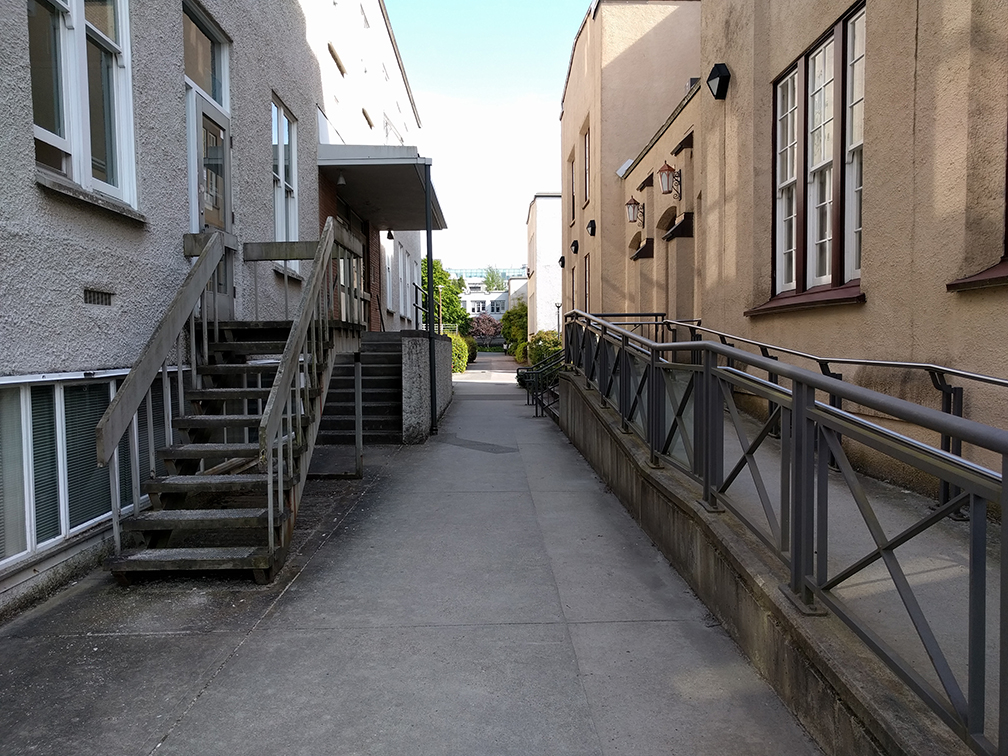
#> input picture town.jpg, 1008 x 756 px
$ python fractal_demension.py
#> lines starting #> are read from the running program, lines starting #| are printed output that depends on the picture; after the words box and inside, x2 and y2 are one past the last pixel; in counts of white or black regions, pixels touching at a corner belong together; long printed decimals are rounded
#> further down, I is the input picture: shape (756, 1008, 3); mean R, G, B 110.2, 107, 105.2
import numpy as np
import matplotlib.pyplot as plt


def get_threshold(Z: np.ndarray):
    return Z.mean()

def rgb2gray(rgb):
    r, g, b = rgb[:,:,0], rgb[:,:,1], rgb[:,:,2]
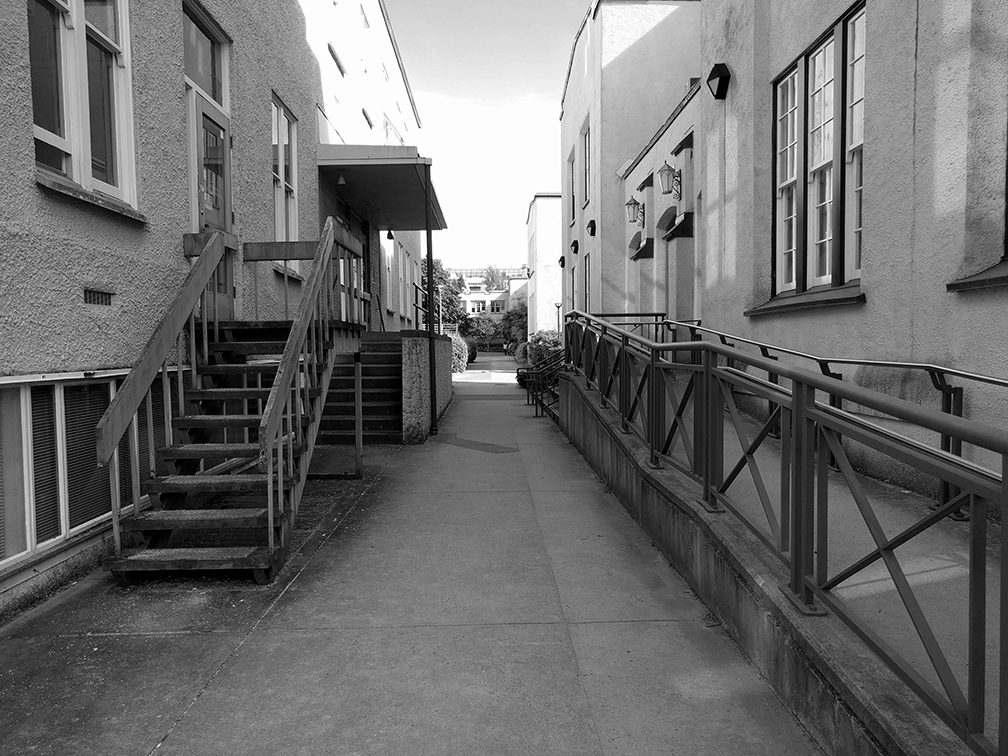
#> r: shape (756, 1008); min 0, max 255, mean 110.2
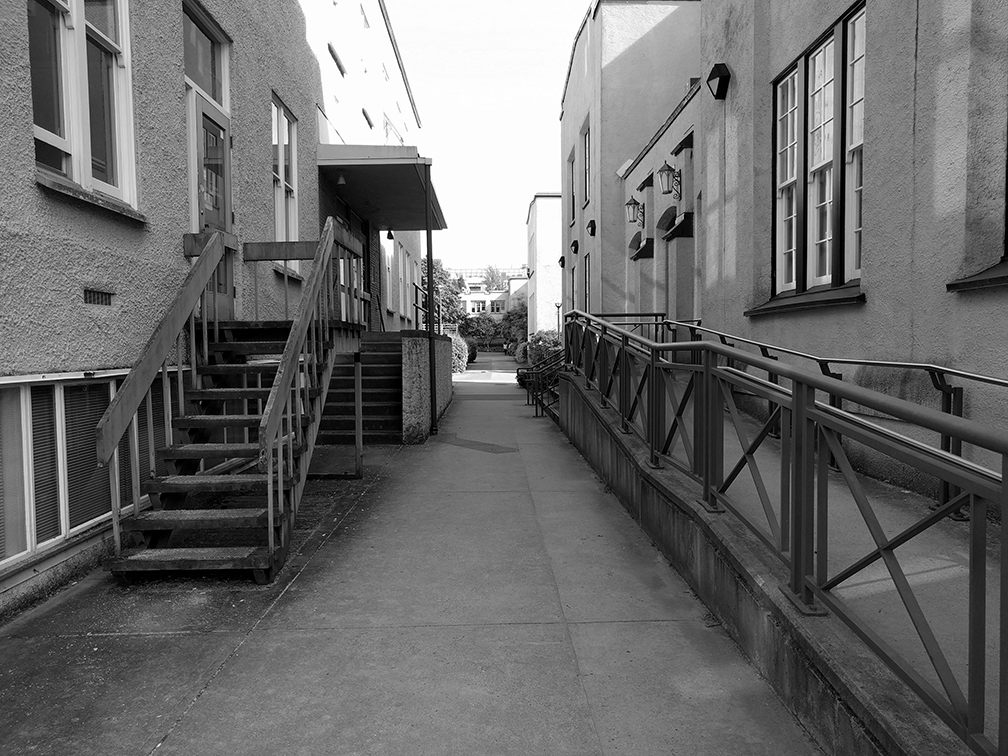
#> g: shape (756, 1008); min 0, max 255, mean 107
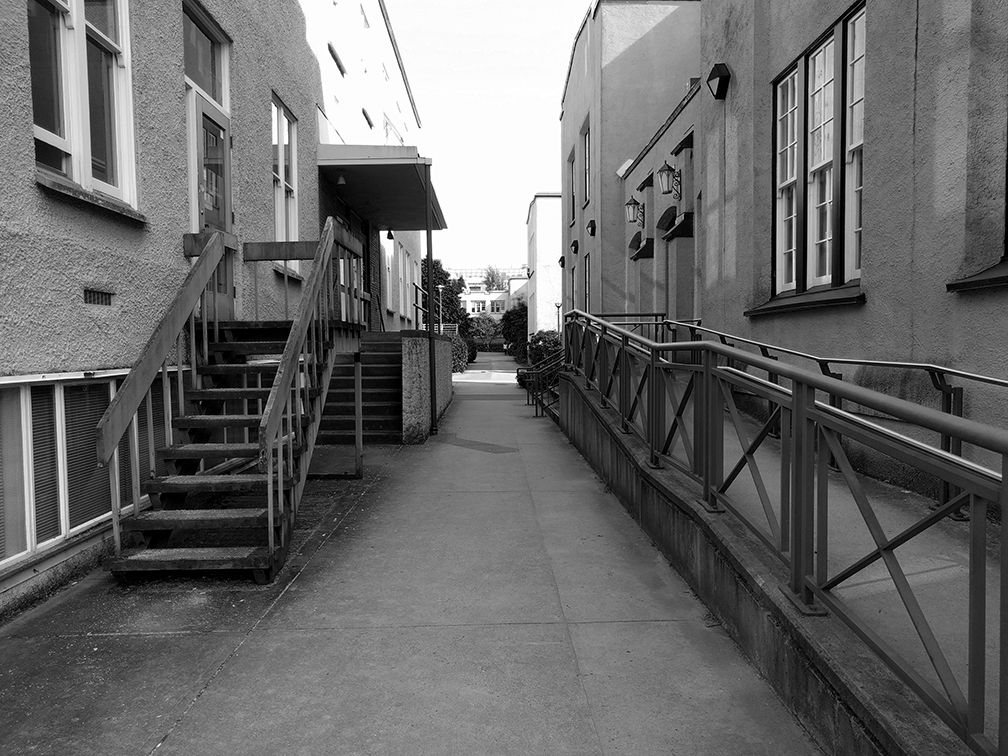
#> b: shape (756, 1008); min 0, max 255, mean 105.2
    gray = 0.2989 * r + 0.5870 * g + 0.1140 * b
    return gray

def fractal_dimension(Z: np.ndarray):
    # Only for 2d image
    assert (len(Z.shape) == 2)

    def boxcount(Z: np.ndarray, k: int):
        S = np.add.reduceat(
            np.add.reduceat(Z, np.arange(0, Z.shape[0], k), axis=0),
            np.arange(0, Z.shape[1], k), axis=1)

        # We count non-empty (0) and non-full boxes (k*k)
        return len(np.where((S > 0) & (S < k * k))[0])

    # Transform Z into a binary array
    Z = (Z < get_threshold(Z))
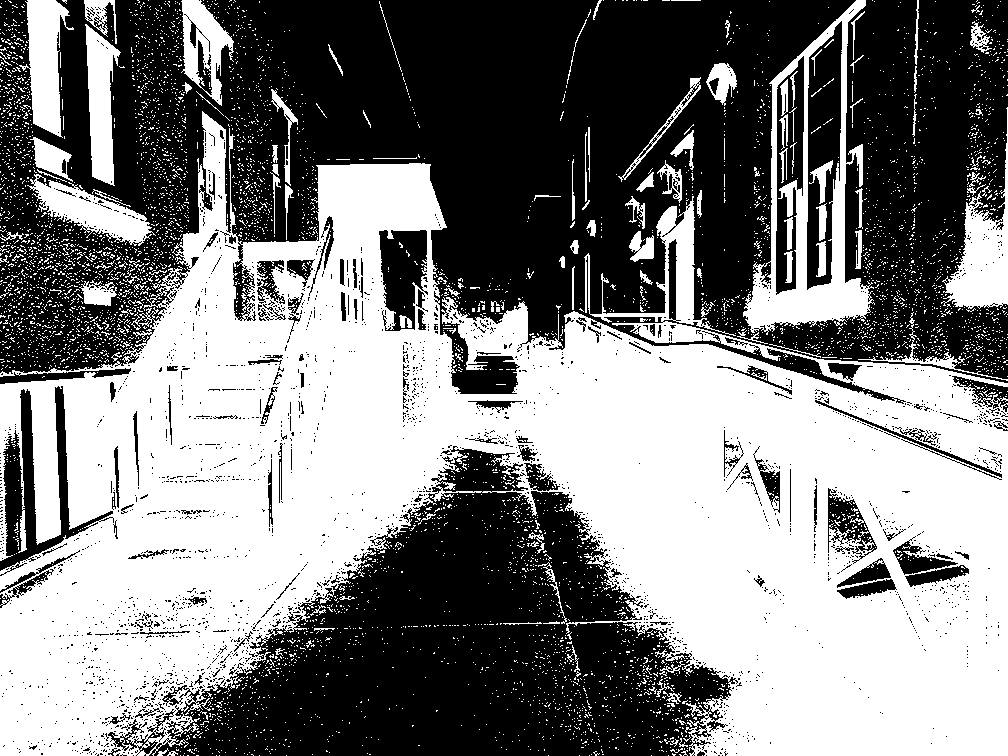
#> Z: shape (756, 1008) bool; 50% white; 5843 white regions (5713 under 20 px), largest, box (x1, y1, x2, y2) and area: (0, 111, 1008, 756) 323768, (743, 0, 875, 335) 11412, (941, 107, 1008, 309) 4842

    # Minimal dimension of image
    p = min(Z.shape)
#> p = 756

    # Greatest power of 2 less than or equal to p
    n = 2 ** np.floor(np.log(p) / np.log(2))
#> n = 512

    # Extract the exponent
    n = int(np.log(n) / np.log(2))
#> n = 9

    # Build successive box sizes (from 2**n down to 2**1)
    sizes = 2 ** np.arange(n, 1, -1)
#> sizes = [512, 256, 128, 64, 32, 16, 8, 4]

    # Actual box counting with decreasing size
    counts = []
    for size in sizes:
        counts.append(boxcount(Z, size))
#> this loop made 8 passes
#> S in boxcount on pass 1: [[128131, 104812], [63777, 83974]]
#> after the loop, counts = [4, 12, 48, 185, 665, 2092, 5942, 14591]
    # Fit the successive log(sizes) with log (counts)
    coeffs = np.polyfit(np.log(sizes), np.log(counts), 1)
#> coeffs = [-1.74, 12.29]
    return -coeffs[0]


if __name__ == '__main__':
    I = plt.imread("town.jpg")
    I = rgb2gray(I)
    print("Minkowski–Bouligand dimension (computed): ", fractal_dimension(I))
#| Minkowski–Bouligand dimension (computed):  1.735

$ run again, with flora.jpg copied over town.jpg
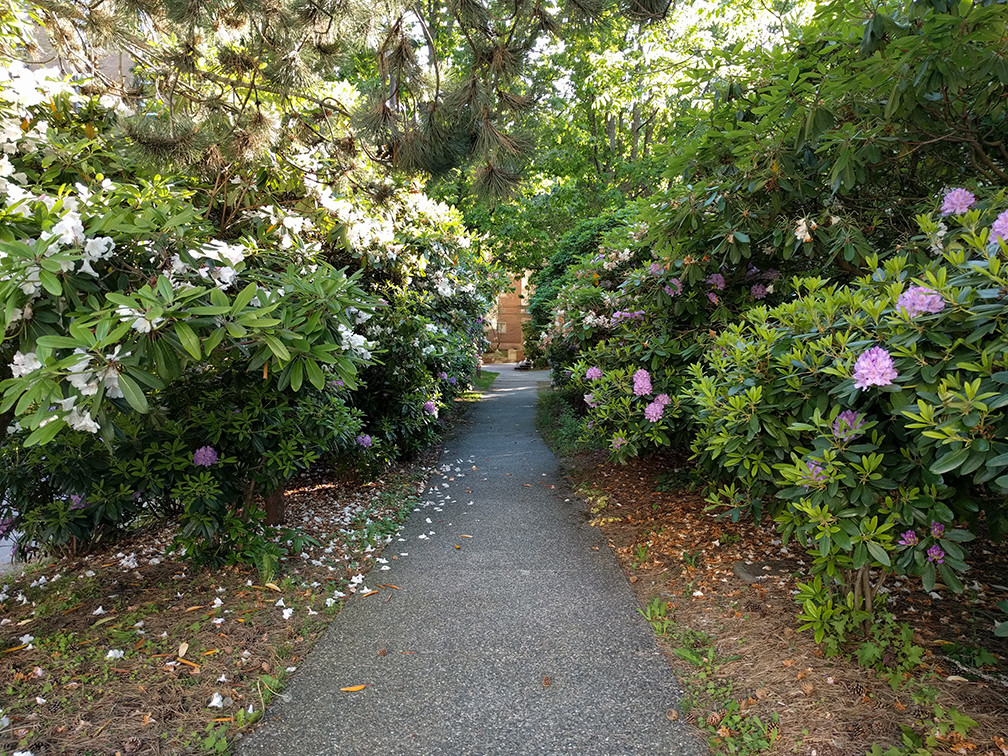
#> input picture flora.jpg, 1008 x 756 px
#> I is the input picture: shape (756, 1008, 3); mean R, G, B 96.1, 100.8, 71.2
#> in rgb2gray, `r, g, b = rgb[:,:,0], rgb[:,:,1], rgb[:,:,2]`:
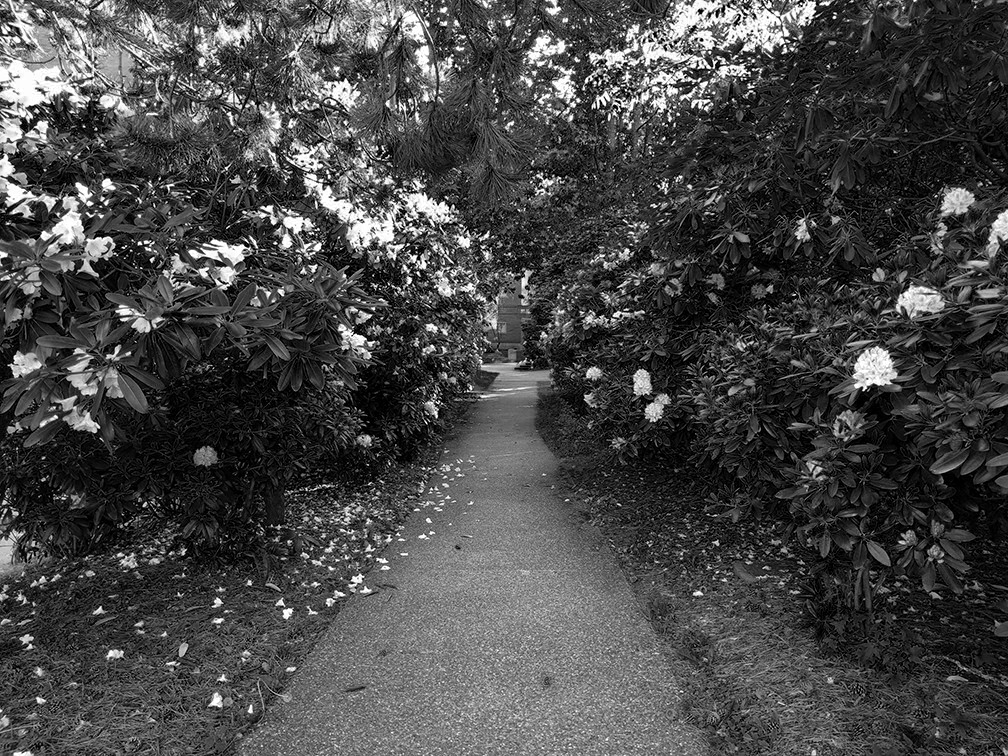
#> b: shape (756, 1008); min 0, max 255, mean 71.2
#> in fractal_dimension, `Z = (Z < get_threshold(Z))`:
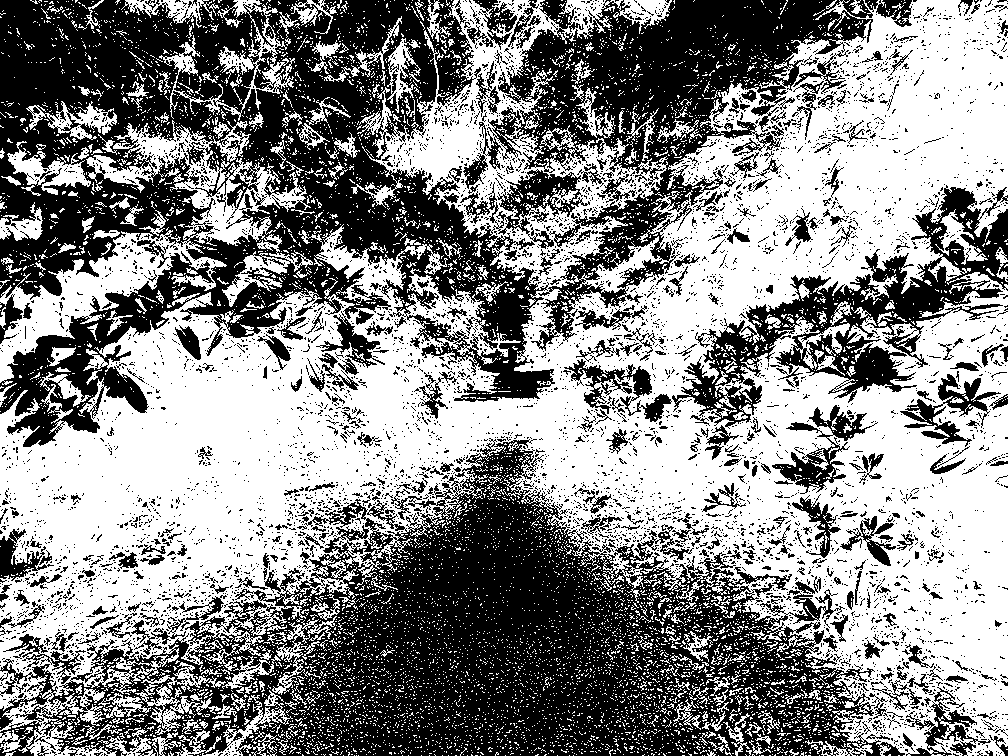
#> Z: shape (756, 1008) bool; 53.6% white; 5971 black regions (5593 under 20 px), largest, box (x1, y1, x2, y2) and area: (0, 438, 905, 756) 116859, (0, 0, 590, 447) 115816, (479, 0, 873, 351) 42364
#> the loop in fractal_dimension, `for size in sizes:` made 8 passes
#> S in boxcount on pass 1: [[133165, 161438], [54978, 59196]]
#> after the loop in fractal_dimension, `for size in sizes:`: counts = [4, 12, 48, 192, 766, 2912, 10206, 30857]
#> coeffs = [-1.89, 13.11]
#| Minkowski–Bouligand dimension (computed):  1.891
